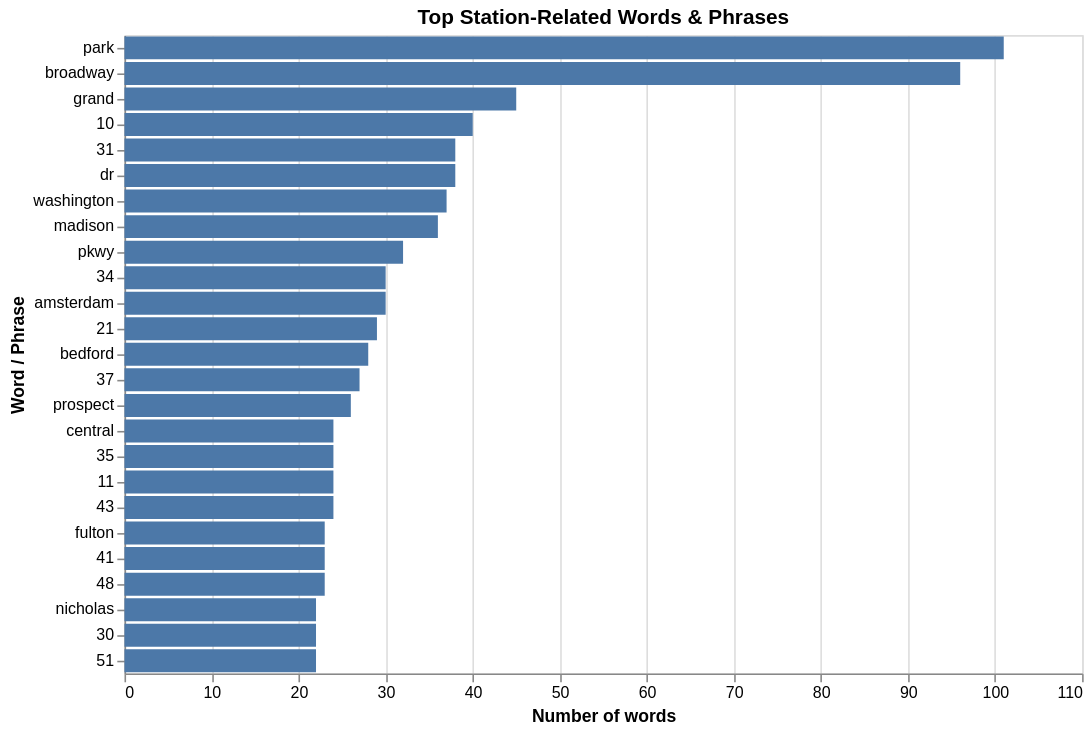

Notebook code cell kept with this figure:
### Markdown cell above
#### 3.1.3

### Code cell
top_k = 25
top_terms = ngram_table.head(top_k)
(
    alt.Chart(top_terms)
    .mark_bar()
    .encode(
        x=alt.X("count:Q", title="Number of words"),
        y=alt.Y("term:N", sort="-x", title="Word / Phrase"),
        tooltip=["term", "count"],
    )
    .properties(
        title="Top Station-Related Words & Phrases",
        width=600,
        height=400,
    )
)

### Figure 1 — Vega-Lite specification as saved in the notebook (floating-point values rounded to 4 significant figures)
{"config": {"view": {"continuousWidth": 300, "continuousHeight": 300}}, "data": {"name": "data-53ef0da82a784f61f07dd6ce11b2ef90"}, "mark": {"type": "bar"}, "encoding": {"tooltip": [{"field": "term", "type": "nominal"}, {"field": "count", "type": "quantitative"}], "x": {"field": "count", "title": "Number of words", "type": "quantitative"}, "y": {"field": "term", "sort": "-x", "title": "Word / Phrase", "type": "nominal"}}, "height": 400, "title": "Top Station-Related Words & Phrases", "width": 600, "$schema": "https://vega.github.io/schema/vega-lite/v6.1.0.json", "datasets": {"data-53ef0da82a784f61f07dd6ce11b2ef90": [{"term": "park", "count": 101}, {"term": "broadway", "count": 96}, {"term": "grand", "count": 45}, {"term": "10", "count": 40}, {"term": "31", "count": 38}, {"term": "dr", "count": 38}, {"term": "washington", "count": 37}, {"term": "madison", "count": 36}, {"term": "pkwy", "count": 32}, {"term": "34", "count": 30}, {"term": "amsterdam", "count": 30}, {"term": "21", "count": 29}, {"term": "bedford", "count": 28}, {"term": "37", "count": 27}, {"term": "prospect", "count": 26}, {"term": "central", "count": 24}, {"term": "35", "count": 24}, {"term": "11", "count": 24}, {"term": "43", "count": 24}, {"term": "fulton", "count": 23}, {"term": "41", "count": 23}, {"term": "48", "count": 23}, {"term": "nicholas", "count": 22}, {"term": "30", "count": 22}, {"term": "51", "count": 22}]}}
